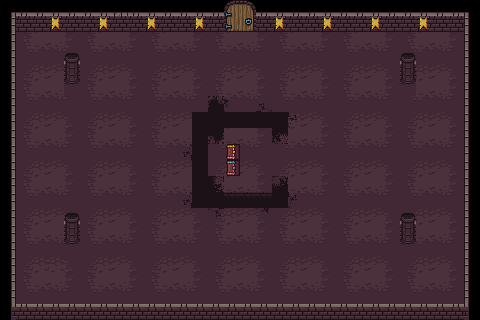

This is a level from a 2D game, rendered from its Tiled map with the project's own tilesets. A one-line summary and the map file follow, with tile-layer data summarised:
An orthogonal 30x20 tile map with 16x16 px tiles, 5 tile layers (Piso, Precipicio, Objetos, Pared, ...) and 15 objects.

<map version="1.10" tiledversion="1.11.2" orientation="orthogonal" renderorder="right-down" width="30" height="20" tilewidth="16" tileheight="16" infinite="0" nextlayerid="13" nextobjectid="53">
 <tileset firstgid="1" source="texturas.tsx" />
 <layer id="2" name="Piso" width="30" height="20">
  <data>[600 cells, 536 non-empty, 14 distinct tile ids]</data>
 </layer>
 <layer id="5" name="Precipicio" width="30" height="20">
  <data>[600 cells, 26 non-empty, 8 distinct tile ids]</data>
 </layer>
 <layer id="6" name="Objetos" width="30" height="20">
  <data>[600 cells, 13 non-empty, 5 distinct tile ids]</data>
 </layer>
 <layer id="1" name="Pared" width="30" height="20">
  <data>[600 cells, 66 non-empty, 11 distinct tile ids]</data>
 </layer>
 <layer id="3" name="Bordes" width="30" height="20">
  <data>[600 cells, 94 non-empty, 6 distinct tile ids]</data>
 </layer>
 <objectgroup id="9" name="colisiones">
  <object id="6" x="475.333" y="20.6667" height="13.3333" />
  <object id="12" x="464.5" y="12" width="4" height="308.5">
   <properties>
    <property name="colision" type="bool" value="true" />
   </properties>
  </object>
  <object id="14" x="11.5" y="12.5" width="4" height="307.5">
   <properties>
    <property name="colision" type="bool" value="true" />
   </properties>
  </object>
  <object id="26" x="66.3182" y="52.8864" width="11.25" height="15.4772">
   <properties>
    <property name="colision" type="bool" value="true" />
   </properties>
  </object>
  <object id="35" x="225.976" y="144.155" width="13.1028" height="3.16879">
   <properties>
    <property name="colision" type="bool" value="true" />
   </properties>
  </object>
  <object id="36" x="225.838" y="156.416" width="13.498" height="7.10063">
   <properties>
    <property name="colision" type="bool" value="true" />
   </properties>
  </object>
  <object id="37" x="17.7576" y="302.962" width="447.833" height="3.94694">
   <properties>
    <property name="colision" type="bool" value="true" />
   </properties>
  </object>
  <object id="38" x="256.459" y="11.822" width="207.083" height="3.68937">
   <properties>
    <property name="colision" type="bool" value="true" />
   </properties>
  </object>
  <object id="39" x="15.9585" y="12.1099" width="207.083" height="3.96208">
   <properties>
    <property name="colision" type="bool" value="true" />
   </properties>
  </object>
  <object id="43" x="66.375" y="213.261" width="11.25" height="15.4772">
   <properties>
    <property name="colision" type="bool" value="true" />
   </properties>
  </object>
  <object id="44" x="402.625" y="53.0114" width="11.25" height="15.4772">
   <properties>
    <property name="colision" type="bool" value="true" />
   </properties>
  </object>
  <object id="45" x="402.125" y="213.261" width="11.25" height="15.4772">
   <properties>
    <property name="colision" type="bool" value="true" />
   </properties>
  </object>
  <object id="52" x="220.182" y="11.0909" width="39.0909" height="4.18182">
   <properties>
    <property name="colision" type="bool" value="true" />
   </properties>
  </object>
 </objectgroup>
 <objectgroup id="11" name="transiciones">
  <object id="49" x="228.458" y="-6.51135" width="24.7497" height="18.356">
   <properties>
    <property name="destino" value="sala2" />
    <property name="pasaMapa" type="bool" value="true" />
   </properties>
  </object>
 </objectgroup>
 <objectgroup id="12" name="puertas">
  <object id="51" x="224.428" y="0" width="32" height="32">
   <properties>
    <property name="capa" value="Pared" />
    <property name="tipo" value="puerta" />
   </properties>
  </object>
 </objectgroup>
</map>
